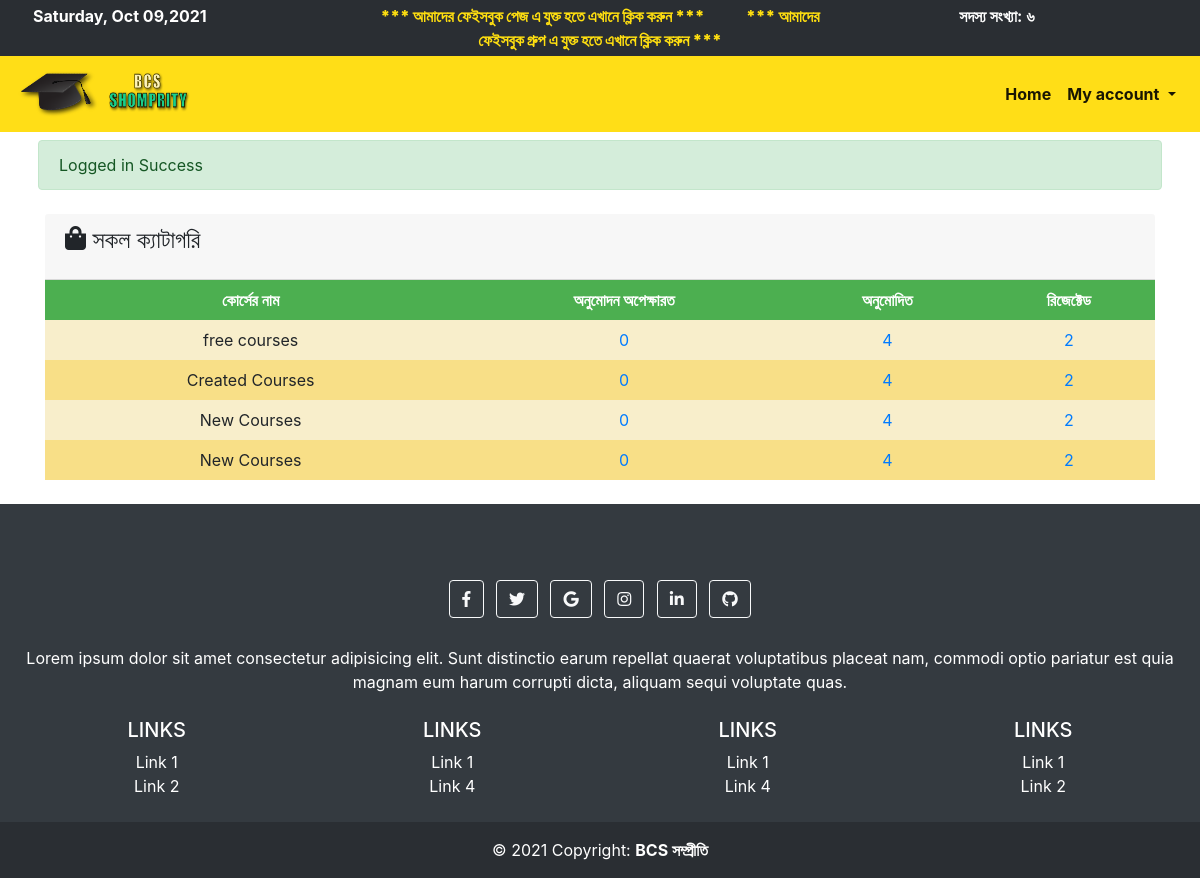
Page /admin/transactions.php (signed in) on the committed database.
### tables this page shows
CREATE TABLE `create_course` (
  `id` int(100) NOT NULL,
  `user_id` int(11) NOT NULL,
  `course_name` varchar(100) NOT NULL,
  `payment_status` tinyint(1) NOT NULL DEFAULT 0,
  `payment_amount` int(255) DEFAULT NULL,
  `register_student` int(255) DEFAULT 0,
  `created_exams` int(255) DEFAULT 0,
  `created_at` timestamp NOT NULL DEFAULT current_timestamp()
);

### link/dbname.php (called while the page is built, shortened)
<?php
$CREATE_COURSE = 'create_course';
$TRANSACTIONS = 'transactions';

### admin/transactions.php (the view, shortened to what this page needs)
<?php include 'toplayout.php';
$userAllCourses = all($CREATE_COURSE);
?>
<div class="container">
    <div class="card-header">
        <div class="row">
            <div class="col-md-8">
                <h4 class="card-title" style="display: flex"> <i class="fas fa-shopping-bag"></i> &nbsp;সকল ক্যাটাগরি
                </h4>
            </div>
        </div>
    </div>
    <table class="transaction_table" align="center">
        <tr>
            <th> কোর্সের নাম </th>
            <th> অনুমোদন অপেক্ষারত </th>
            <th> অনুমোদিত </th>
            <th> রিজেক্টেড </th>
        </tr>
        <?php foreach($userAllCourses  as $row) {?>
        <tr>
            <td><?php echo $row['course_name']; ?></td>
            <td>
                <div style="width: 100%">
                    <a href="pending_transactions">
                    <?php echo TotalNumberOfRowsWhere($TRANSACTIONS,'status',0);; ?>
                    </a>
                </div>
            </td>
            <td>
            <div style="width: 100%">
                    <a href="approved_transactions">
                    <?php echo TotalNumberOfRowsWhere($TRANSACTIONS,'status',1); ?>
                    </a>
            </div>
            </td>
            <td>
            <div style="width: 100%">
                    <a href="rejected_transactions">
                    <?php echo TotalNumberOfRowsWhere($TRANSACTIONS,'status',2);; ?>
                    </a>
            </div>
            </td>
        </tr>
        <?php } ?>
    </table>
</div>
<br>
<?php include 'bottomlayout.php'; ?>

### rows in the picture
create_course: course_name "free courses", TRANSACTIONS "0", TRANSACTIONS "4", TRANSACTIONS "2"
create_course: course_name "Created Courses", TRANSACTIONS "0", TRANSACTIONS "4", TRANSACTIONS "2"
create_course: course_name "New Courses", TRANSACTIONS "0", TRANSACTIONS "4", TRANSACTIONS "2"
create_course: course_name "New Courses", TRANSACTIONS "0", TRANSACTIONS "4", TRANSACTIONS "2"

### other values in the picture
englishToBangla($totalmember) "৬"
$_SESSION['message'] "Logged in Success"
